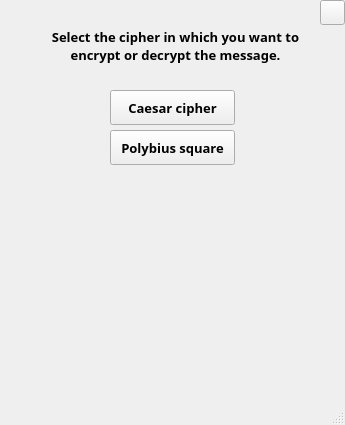
<?xml version="1.0" encoding="UTF-8"?>
<ui version="4.0">
 <class>MainWindow</class>
 <widget class="QMainWindow" name="MainWindow">
  <property name="geometry">
   <rect>
    <x>0</x>
    <y>0</y>
    <width>345</width>
    <height>425</height>
   </rect>
  </property>
  <property name="sizePolicy">
   <sizepolicy hsizetype="Ignored" vsizetype="Ignored">
    <horstretch>0</horstretch>
    <verstretch>0</verstretch>
   </sizepolicy>
  </property>
  <property name="minimumSize">
   <size>
    <width>345</width>
    <height>425</height>
   </size>
  </property>
  <property name="maximumSize">
   <size>
    <width>350</width>
    <height>425</height>
   </size>
  </property>
  <property name="font">
   <font>
    <pointsize>10</pointsize>
    <bold>true</bold>
   </font>
  </property>
  <property name="windowTitle">
   <string>encryptor</string>
  </property>
  <widget class="QWidget" name="centralwidget">
   <widget class="QLabel" name="label">
    <property name="geometry">
     <rect>
      <x>50</x>
      <y>10</y>
      <width>251</width>
      <height>71</height>
     </rect>
    </property>
    <property name="font">
     <font>
      <family>Bahnschrift</family>
      <pointsize>10</pointsize>
      <bold>true</bold>
     </font>
    </property>
    <property name="text">
     <string>Select the cipher in which you want to encrypt or decrypt the message.</string>
    </property>
    <property name="alignment">
     <set>Qt::AlignCenter</set>
    </property>
    <property name="wordWrap">
     <bool>true</bool>
    </property>
   </widget>
   <widget class="QPushButton" name="Button_Caesar">
    <property name="geometry">
     <rect>
      <x>110</x>
      <y>90</y>
      <width>125</width>
      <height>35</height>
     </rect>
    </property>
    <property name="font">
     <font>
      <family>Bahnschrift</family>
      <pointsize>10</pointsize>
      <bold>true</bold>
     </font>
    </property>
    <property name="cursor">
     <cursorShape>PointingHandCursor</cursorShape>
    </property>
    <property name="text">
     <string>Caesar cipher</string>
    </property>
   </widget>
   <widget class="QPushButton" name="Button_Polybius">
    <property name="geometry">
     <rect>
      <x>110</x>
      <y>130</y>
      <width>125</width>
      <height>35</height>
     </rect>
    </property>
    <property name="minimumSize">
     <size>
      <width>0</width>
      <height>0</height>
     </size>
    </property>
    <property name="font">
     <font>
      <family>Bahnschrift</family>
      <pointsize>10</pointsize>
      <bold>true</bold>
     </font>
    </property>
    <property name="cursor">
     <cursorShape>PointingHandCursor</cursorShape>
    </property>
    <property name="text">
     <string>Polybius square</string>
    </property>
   </widget>
   <widget class="QPushButton" name="Button_info">
    <property name="geometry">
     <rect>
      <x>320</x>
      <y>0</y>
      <width>25</width>
      <height>25</height>
     </rect>
    </property>
    <property name="sizePolicy">
     <sizepolicy hsizetype="Ignored" vsizetype="Ignored">
      <horstretch>0</horstretch>
      <verstretch>0</verstretch>
     </sizepolicy>
    </property>
    <property name="text">
     <string/>
    </property>
    <property name="iconSize">
     <size>
      <width>25</width>
      <height>25</height>
     </size>
    </property>
   </widget>
  </widget>
  <widget class="QStatusBar" name="statusbar"/>
 </widget>
 <resources/>
 <connections/>
</ui>
